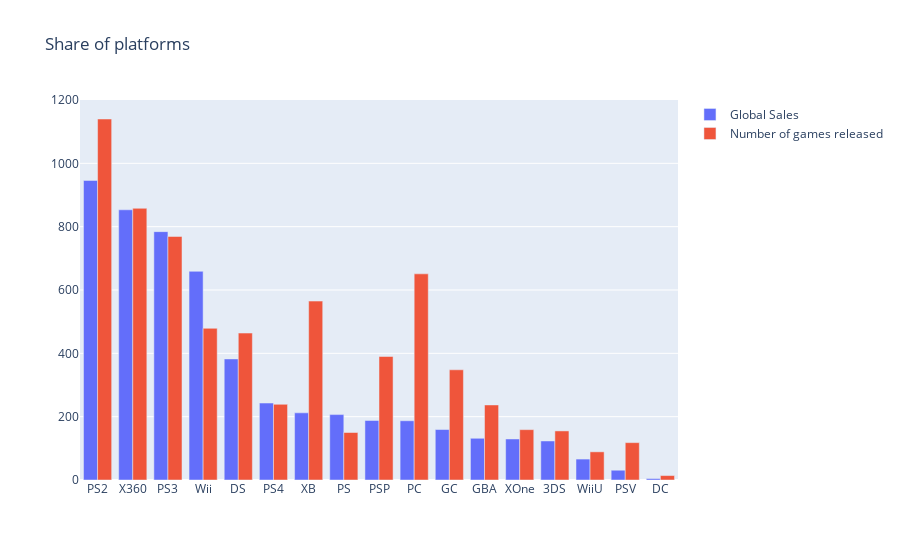

Notebook code cell kept with this figure:
### Code cell
trace0 = go.Bar(x=platforms_df.index, y=platforms_df.Global_Sales, name="Global Sales")

trace1 = go.Bar(
    x=platforms_df.index,
    y=platforms_df.Number_of_Games,
    name="Number of games released",
)

data = [trace0, trace1]
layout = {"title": "Share of platforms"}

fig = go.Figure(data=data, layout=layout)

iplot(fig, show_link=False)

### Figure 1 — Plotly figure (JSON) as saved in the notebook; plotly's stock layout.template omitted (floating-point values rounded to 4 significant figures)
{"data": [{"name": "Global Sales", "type": "bar", "x": ["PS2", "X360", "PS3", "Wii", "DS", "PS4", "XB", "PS", "PSP", "PC", "GC", "GBA", "XOne", "3DS", "WiiU", "PSV", "DC"], "y": [946.0, 853.3, 784.3, 659.0, 382.3, 243.0, 212.1, 206.6, 187.9, 187.1, 159.4, 131.8, 129.6, 123.2, 66.08, 30.88, 4.55]}, {"name": "Number of games released", "type": "bar", "x": ["PS2", "X360", "PS3", "Wii", "DS", "PS4", "XB", "PS", "PSP", "PC", "GC", "GBA", "XOne", "3DS", "WiiU", "PSV", "DC"], "y": [1140, 858, 769, 479, 464, 239, 565, 150, 390, 651, 348, 237, 159, 155, 89, 118, 14]}], "layout": {"title": {"text": "Share of platforms"}}}
